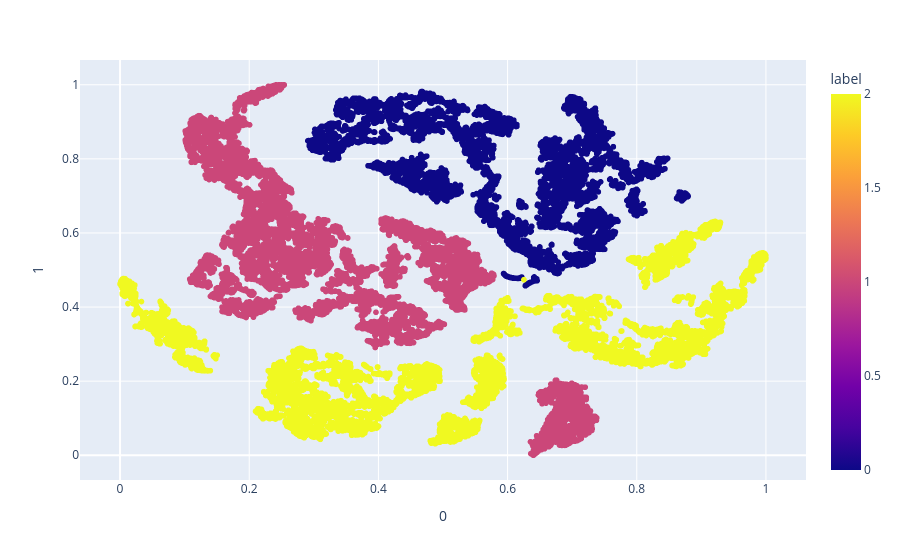

Notebook code for this chart:
### Code cell
tsne_data = np.vstack((embeddings_2d.T, actual_labels)).T
tsne_df = pd.DataFrame(data=tsne_data, columns=("Dim_1", "Dim_2", "label"))

fig = px.scatter(
    embeddings_2d, x=0, y=1,
    color=tsne_df.label, labels={'color': 'label'}
)
fig.show()

### Figure 1 — Plotly figure (JSON) as saved in the notebook; plotly's stock layout.template omitted (floating-point values rounded to 4 significant figures; data arrays with more than 128 entries replaced by an {"elided": "..."} marker saying what was removed)
{"data": [{"hovertemplate": "0=%{x}<br>1=%{y}<br>label=%{marker.color}<extra></extra>", "legendgroup": "", "marker": {"color": {"elided": "29989 int values"}, "coloraxis": "coloraxis", "symbol": "circle"}, "mode": "markers", "name": "", "showlegend": false, "type": "scattergl", "x": {"elided": "29989 float values"}, "xaxis": "x", "y": {"elided": "29989 float values"}, "yaxis": "y"}], "layout": {"coloraxis": {"colorbar": {"title": {"text": "label"}}, "colorscale": [[0, "#0d0887"], [0.1111, "#46039f"], [0.2222, "#7201a8"], [0.3333, "#9c179e"], [0.4444, "#bd3786"], [0.5556, "#d8576b"], [0.6667, "#ed7953"], [0.7778, "#fb9f3a"], [0.8889, "#fdca26"], [1, "#f0f921"]]}, "legend": {"tracegroupgap": 0}, "margin": {"t": 60}, "xaxis": {"anchor": "y", "domain": [0, 1], "title": {"text": "0"}}, "yaxis": {"anchor": "x", "domain": [0, 1], "title": {"text": "1"}}}}
